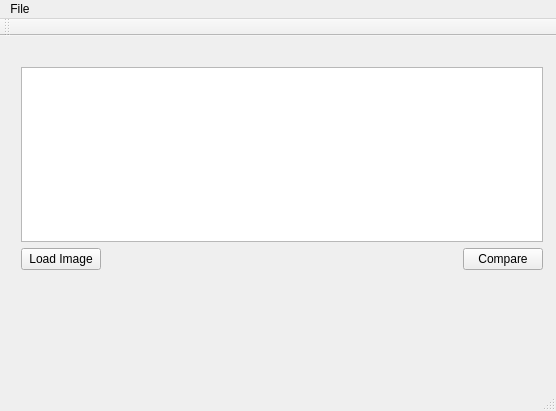
<?xml version="1.0" encoding="UTF-8"?>
<ui version="4.0">
 <class>MainWindow</class>
 <widget class="QMainWindow" name="MainWindow">
  <property name="geometry">
   <rect>
    <x>0</x>
    <y>0</y>
    <width>556</width>
    <height>411</height>
   </rect>
  </property>
  <property name="windowTitle">
   <string>MainWindow</string>
  </property>
  <widget class="QWidget" name="centralWidget">
   <widget class="QWidget" name="">
    <property name="geometry">
     <rect>
      <x>10</x>
      <y>20</y>
      <width>544</width>
      <height>225</height>
     </rect>
    </property>
    <layout class="QVBoxLayout" name="verticalLayout">
     <item>
      <widget class="QGraphicsView" name="graphicsView"/>
     </item>
     <item>
      <layout class="QHBoxLayout" name="horizontalLayout">
       <item>
        <widget class="QPushButton" name="loadButton">
         <property name="text">
          <string>Load Image</string>
         </property>
        </widget>
       </item>
       <item>
        <spacer name="horizontalSpacer">
         <property name="orientation">
          <enum>Qt::Horizontal</enum>
         </property>
         <property name="sizeHint" stdset="0">
          <size>
           <width>378</width>
           <height>20</height>
          </size>
         </property>
        </spacer>
       </item>
       <item>
        <widget class="QPushButton" name="compareButton">
         <property name="text">
          <string>Compare</string>
         </property>
        </widget>
       </item>
      </layout>
     </item>
    </layout>
   </widget>
  </widget>
  <widget class="QMenuBar" name="menuBar">
   <property name="geometry">
    <rect>
     <x>0</x>
     <y>0</y>
     <width>556</width>
     <height>21</height>
    </rect>
   </property>
   <widget class="QMenu" name="menuImage_Detector">
    <property name="title">
     <string>File</string>
    </property>
    <addaction name="actionOpen"/>
   </widget>
   <addaction name="menuImage_Detector"/>
  </widget>
  <widget class="QToolBar" name="mainToolBar">
   <attribute name="toolBarArea">
    <enum>TopToolBarArea</enum>
   </attribute>
   <attribute name="toolBarBreak">
    <bool>false</bool>
   </attribute>
  </widget>
  <widget class="QStatusBar" name="statusBar"/>
  <action name="actionOpen">
   <property name="text">
    <string>Open</string>
   </property>
  </action>
 </widget>
 <layoutdefault spacing="6" margin="11"/>
 <resources/>
 <connections/>
</ui>
